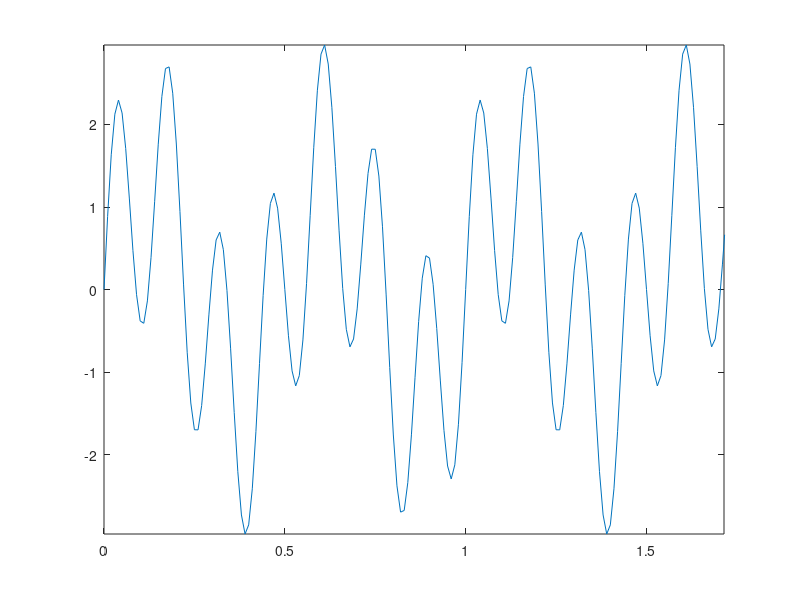
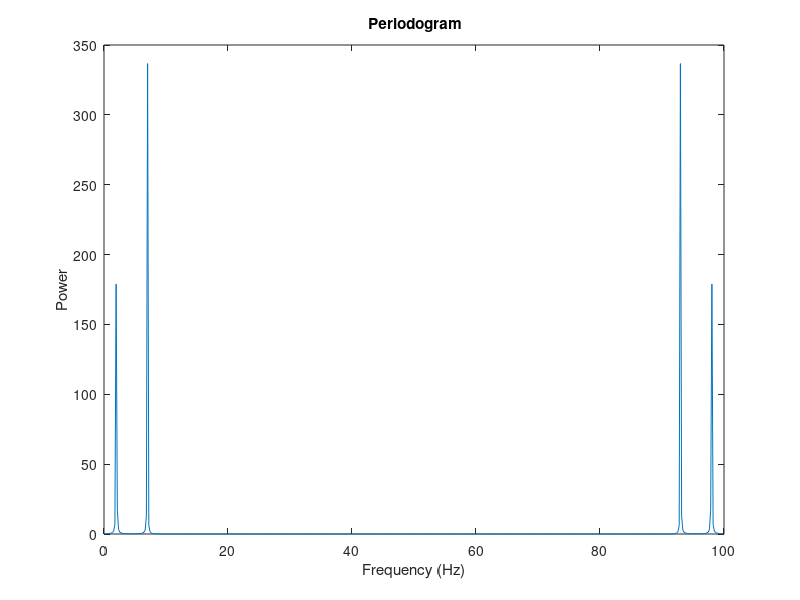
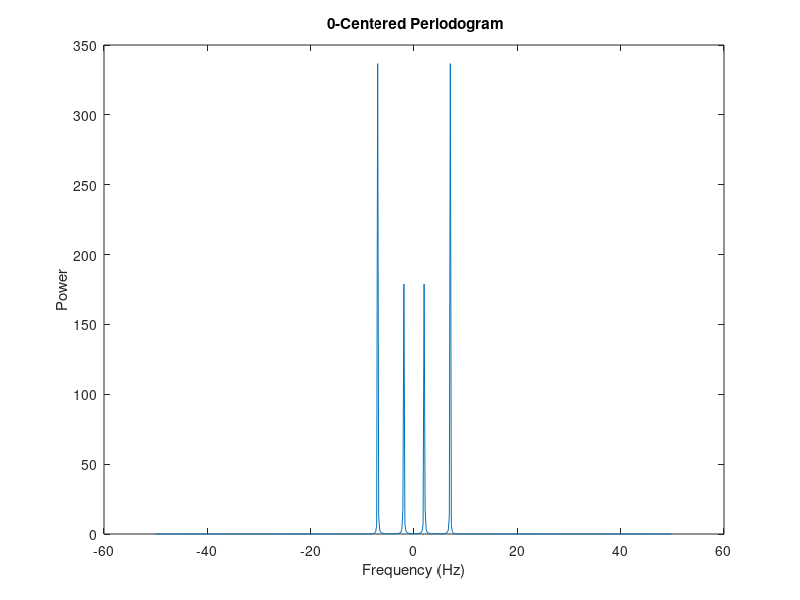
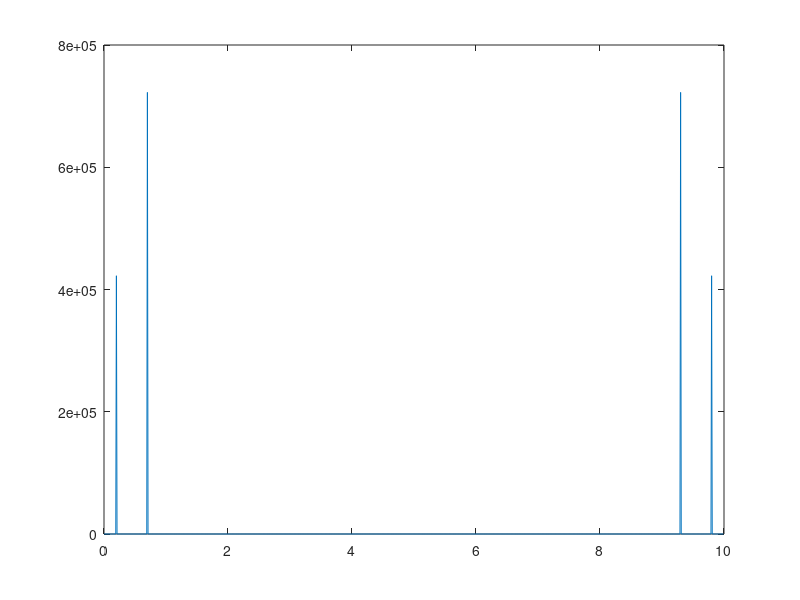

Reproduce these figures in MATLAB, in order. (Note: this script raises an error after producing the figures.)

%t = 0:1/fs:10-1/fs;                      % 10 sec sample

fs = 100;                                % Sample frequency (Hz)
fr1 = 2;
fr2 = 7;

P1 = 1/fr1;
P2 = 1/fr2;

tf = max([P1 P2]);

%t = 0:.01:10;                      % 10 sec sample
t = 0:1/fs:10-1/fs;                      % 10 sec sample

x = (1.3)*sin(2*pi*fr1*t)+((1.7)*sin(2*pi*fr2*(t-2)));          % 40 Hz component
%  + 2.5*gallery('normaldata',size(t),4); % Gaussian noise;

figure(1), plot(t, x)
axis([t(1) 12*P2 min(x) max(x)])

%
%P = gcd(P1,P1); 
%
%figure(1), plot(t, x)
%axis([t(1) P min(x) max(x)])

m = length(x);          % Window length
%n = pow2(nextpow2(m))  % Transform length
n = 512;
y = fft(x,n);           % DFT
f = (0:n-1)*(fs/n);     % Frequency range
power = y.*conj(y)/n;   % Power of the DFT

figure(2), plot(f,power)
xlabel('Frequency (Hz)')
ylabel('Power')
title('{\bf Periodogram}')

y0 = fftshift(y);          % Rearrange y values
f0 = (-n/2:n/2-1)*(fs/n);  % 0-centered frequency range
power0 = y0.*conj(y0)/n;   % 0-centered power

fft1 = fft(x);
power1 = fft1.*conj(fft1);
figure(5), plot(t, power1)
figure(6), plot(t, real(fft1))
y1 = fftshift(power1);          % Rearrange y values
t = 0:1/fs:10-1/fs;                      % 10 sec sample
tff = length(y1);
dt = abs(t(2) - t(1));

t = 0:(tff-1);
%t = (-tff/2:1/fs:tff/2);

figure(7), plot(t, y1)

figure(3), plot(f0,power0)
xlabel('Frequency (Hz)')
ylabel('Power')
title('{\bf 0-Centered Periodogram}')

t = 0:1/fs:10-1/fs;                      % 10 sec sample
fs = 100;
t0 = t(1);
t = t0:1/fs:(12*P2-(1/fs));
x1 = t;
y1 = x1;
[X1, Y1] = meshgrid(x1, y1);
Z1 = (1.3)*sin(2*pi*fr1*X1)+((1.7)*sin(2*pi*fr2*(X1-2)));          % 40 Hz component

Z2 = fft2(Z1);
Z2s = fftshift(Z2);
Z20 = log2(1 + abs(Z2s));
%f = (0:n-1)*(fs/n);     % Frequency range
%f0 = (-n/2:n/2-1)*(fs/n);  % 0-centered frequency range

[M N] = size(Z2p);
x2 = (-M/2:M/2-1)*(fs/M);
y2 = x2;
[X2 Y2] = meshgrid(x2, y2);


figure(4), surface(X1, Y1, Z1,'EdgeColor', 'none'), view(3)
figure('Name', 'power 2'), surface(X2, Y2, Z20,'EdgeColor', 'none'), view(3)

Z3 = abs(Z2s.^2);
Z3log = log(Z3 + eps);
figure('Name', 'power 2web'), surface(X2, Y2, Z3log,'EdgeColor', 'none'), view(3)

Z4 = Z2s.*conj(Z2s);
figure('Name', 'power 2conj'), surface(X2, Y2, Z4,'EdgeColor', 'none'), view(3)

Z4 = Z2s.*conj(Z2s)/M;
figure('Name', 'power 2conjM'), surface(X2, Y2, Z4,'EdgeColor', 'none'), view(3)

Z5 = Z2s.*conj(Z2s)/M;
Z5(Z5==0)=NaN;
figure('Name', 'power 2conjNaN'), surface(X2, Y2, Z5,'EdgeColor', 'none'), view(3)

Z6 = Z2s.*conj(Z2s)/M;
Z5(Z5==0)=NaN;
figure('Name', 'power 2conjNaN'), surface(X2, Y2, Z5,'EdgeColor', 'none'), view(3)








